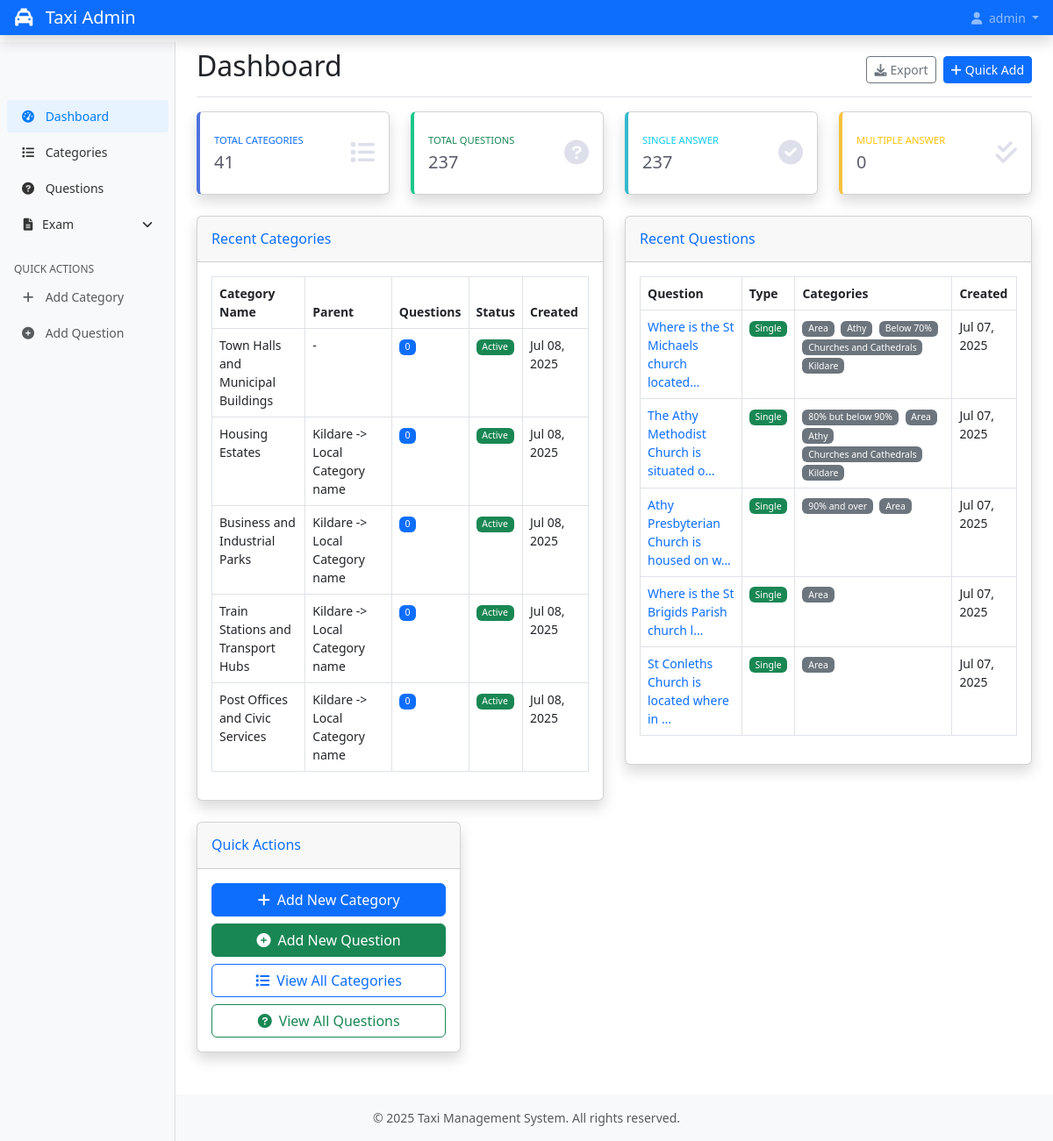
The app's page / (signed in) with its own data.
### taxi/models.py (models this page shows, shortened)
class Category(models.Model):
    name = models.CharField(max_length=100)
    parent = models.ForeignKey('self', on_delete=models.CASCADE, null=True, blank=True, related_name='subcategories')
    description = models.TextField(blank=True, null=True)
    is_active = models.BooleanField(default=True)
    created_at = models.DateTimeField(auto_now_add=True)
    updated_at = models.DateTimeField(auto_now=True)
    class Meta:
        verbose_name_plural = "Categories"
        ordering = ['name']
    def __str__(self):
        if self.parent:
            return f"{self.parent.name} -> {self.name}"
        return self.name
    def get_level(self):
        level = 0
        parent = self.parent
        while parent:
            level += 1
            parent = parent.parent
        return level

class Question(models.Model):
    SINGLE = 'single'
    MULTIPLE = 'multiple'
    QUESTION_TYPES = [
        (SINGLE, 'Single Correct Answer'),
        (MULTIPLE, 'Multiple Correct Answers'),
    ]
    question_text = models.TextField()
    question_type = models.CharField(max_length=10, choices=QUESTION_TYPES, default=SINGLE)
    categories = models.ManyToManyField(Category, related_name='questions')
    created_at = models.DateTimeField(auto_now_add=True)
    updated_at = models.DateTimeField(auto_now=True)
    class Meta:
        ordering = ['-created_at']

### taxi/views.py (the view)
# urls.py: path('', views.dashboard, name='dashboard'),
@login_required
def dashboard(request):
    from django.db.models import Count
    total_categories = Category.objects.count()
    root_categories = Category.objects.filter(parent=None).count()
    sub_categories = Category.objects.exclude(parent=None).count()
    active_categories = Category.objects.filter(is_active=True).count()
    recent_categories = Category.objects.annotate(
        questions_count=Count('questions')
    ).order_by('-created_at')[:5]
    total_questions = Question.objects.count()
    single_questions = Question.objects.filter(question_type='single').count()
    multiple_questions = Question.objects.filter(question_type='multiple').count()
    recent_questions = Question.objects.order_by('-created_at')[:5]
    context = {
        'total_categories': total_categories,
        'root_categories': root_categories,
        'sub_categories': sub_categories,
        'active_categories': active_categories,
        'recent_categories': recent_categories,
        'total_questions': total_questions,
        'single_questions': single_questions,
        'multiple_questions': multiple_questions,
        'recent_questions': recent_questions,
        'all_categories': Category.objects.all().order_by('parent__name', 'name'),  # For modal
    }
    return render(request, 'admin/dashboard.html', context)

### taxi/templatetags/taxi_extras.py (called while the page is built)
@register.filter
def category_indent(level):
    try:
        return "—" * int(level) * 2
    except (ValueError, TypeError):
        return ''

### templates/admin/dashboard.html (shortened to what this page needs)
{% extends 'admin/base.html' %}
{% load static %}
{% block content %}
<div class="d-flex justify-content-between flex-wrap flex-md-nowrap align-items-center pt-3 pb-2 mb-3 border-bottom">
    <h1 class="h2">Dashboard</h1>
    <div class="btn-toolbar mb-2 mb-md-0">
        <div class="btn-group me-2">
            <button type="button" class="btn btn-sm btn-outline-secondary">
                <i class="fas fa-download me-1"></i>Export
            </button>
        </div>
        <button type="button" class="btn btn-sm btn-primary" data-bs-toggle="modal" data-bs-target="#addCategoryModal">
            <i class="fas fa-plus me-1"></i>Quick Add
        </button>
    </div>
</div>
<div class="row">
    <div class="col-xl-3 col-md-6 mb-4">
        <div class="card dashboard-card border-left-primary shadow h-100 py-2">
            <div class="card-body">
                <div class="row no-gutters align-items-center">
                    <div class="col mr-2">
                        <div class="text-xs font-weight-bold text-primary text-uppercase mb-1">
                            Total Categories
                        </div>
                        <div class="h5 mb-0 font-weight-bold text-gray-800">{{ total_categories }}</div>
                    </div>
                    <div class="col-auto">
                        <i class="fas fa-list fa-2x text-gray-300"></i>
                    </div>
                </div>
            </div>
        </div>
    </div>
    <div class="col-xl-3 col-md-6 mb-4">
        <div class="card dashboard-card border-left-success shadow h-100 py-2">
            <div class="card-body">
                <div class="row no-gutters align-items-center">
                    <div class="col mr-2">
                        <div class="text-xs font-weight-bold text-success text-uppercase mb-1">
                            Total Questions
                        </div>
                        <div class="h5 mb-0 font-weight-bold text-gray-800">{{ total_questions }}</div>
                    </div>
                    <div class="col-auto">
                        <i class="fas fa-question-circle fa-2x text-gray-300"></i>
                    </div>
                </div>
            </div>
        </div>
    </div>
    <div class="col-xl-3 col-md-6 mb-4">
        <div class="card dashboard-card border-left-info shadow h-100 py-2">
            <div class="card-body">
                <div class="row no-gutters align-items-center">
                    <div class="col mr-2">
                        <div class="text-xs font-weight-bold text-info text-uppercase mb-1">
                            Single Answer
                        </div>
                        <div class="h5 mb-0 font-weight-bold text-gray-800">{{ single_questions }}</div>
                    </div>
                    <div class="col-auto">
                        <i class="fas fa-check-circle fa-2x text-gray-300"></i>
                    </div>
                </div>
            </div>
        </div>
    </div>
    <div class="col-xl-3 col-md-6 mb-4">
        <div class="card dashboard-card border-left-warning shadow h-100 py-2">
            <div class="card-body">
                <div class="row no-gutters align-items-center">
                    <div class="col mr-2">
                        <div class="text-xs font-weight-bold text-warning text-uppercase mb-1">
                            Multiple Answer
                        </div>
                        <div class="h5 mb-0 font-weight-bold text-gray-800">{{ multiple_questions }}</div>
                    </div>
                    <div class="col-auto">
                        <i class="fas fa-check-double fa-2x text-gray-300"></i>
                    </div>
                </div>
            </div>
        </div>
    </div>
</div>
<div class="row">
    <div class="col-lg-6">
        <div class="card shadow mb-4">
            <div class="card-header py-3">
                <h6 class="m-0 font-weight-bold text-primary">Recent Categories</h6>
            </div>
            <div class="card-body">
                <div class="table-responsive">
                    <table class="table table-bordered" width="100%" cellspacing="0">
                        <thead>
                            <tr>
                                <th>Category Name</th>
                                <th>Parent</th>
                                <th>Questions</th>
                                <th>Status</th>
                                <th>Created</th>
                            </tr>
                        </thead>
                        <tbody>
                            {% for category in recent_categories %}
                            <tr>
                                <td>{{ category.name }}</td>
                                <td>{{ category.parent|default:"-" }}</td>
                                <td>
                                    <span class="badge bg-primary">{{ category.questions_count }}</span>
                                </td>
                                <td>
                                    {% if category.is_active %}
                                        <span class="badge bg-success">Active</span>
                                    {% else %}
                                        <span class="badge bg-secondary">Inactive</span>
                                    {% endif %}
                                </td>
                                <td>{{ category.created_at|date:"M d, Y" }}</td>
                            </tr>
                            {% empty %}
                            <tr>
                                <td colspan="5" class="text-center text-muted">No categories found</td>
                            </tr>
                            {% endfor %}
                        </tbody>
                    </table>
                </div>
            </div>
        </div>
    </div>
    <div class="col-lg-6">
        <div class="card shadow mb-4">
            <div class="card-header py-3">
                <h6 class="m-0 font-weight-bold text-primary">Recent Questions</h6>
            </div>
            <div class="card-body">
                <div class="table-responsive">
                    <table class="table table-bordered" width="100%" cellspacing="0">
                        <thead>
                            <tr>
                                <th>Question</th>
                                <th>Type</th>
                                <th>Categories</th>
                                <th>Created</th>
                            </tr>
                        </thead>
                        <tbody>
                            {% for question in recent_questions %}
                            <tr>
                                <td>
                                    <a href="{% url 'question_detail' question.id %}" class="text-decoration-none">
                                        {{ question.question_text|truncatechars:40 }}
                                    </a>
                                </td>
                                <td>
                                    {% if question.question_type == 'single' %}
                                        <span class="badge bg-success">Single</span>
                                    {% else %}
                                        <span class="badge bg-info">Multiple</span>
                                    {% endif %}
                                </td>
                                <td>
                                    {% for category in question.categories.all %}
                                        <span class="badge bg-secondary me-1">{{ category.name }}</span>
                                    {% empty %}
                                        <span class="text-muted">-</span>
                                    {% endfor %}
                                </td>
                                <td>{{ question.created_at|date:"M d, Y" }}</td>
                            </tr>
                            {% empty %}
                            <tr>
                                <td colspan="4" class="text-center text-muted">No questions found</td>
                            </tr>
                            {% endfor %}
                        </tbody>
                    </table>
                </div>
            </div>
        </div>
    </div>
</div>
<div class="row">
    <div class="col-lg-4">
        <div class="card shadow mb-4">
            <div class="card-header py-3">
                <h6 class="m-0 font-weight-bold text-primary">Quick Actions</h6>
            </div>
            <div class="card-body">
                <div class="d-grid gap-2">
                    <button class="btn btn-primary" data-bs-toggle="modal" data-bs-target="#addCategoryModal">
                        <i class="fas fa-plus me-2"></i>Add New Category
                    </button>
                    <a href="{% url 'question_create' %}" class="btn btn-success">
                        <i class="fas fa-plus-circle me-2"></i>Add New Question
                    </a>
                    <a href="{% url 'category_list' %}" class="btn btn-outline-primary">
                        <i class="fas fa-list me-2"></i>View All Categories
                    </a>
                    <a href="{% url 'question_list' %}" class="btn btn-outline-success">
                        <i class="fas fa-question-circle me-2"></i>View All Questions
                    </a>
                </div>
            </div>
        </div>
    </div>
</div>
{% endblock %}

### templates/admin/header.html (shortened to what this page needs)
{% load static %}
<header class="navbar navbar-dark sticky-top bg-primary flex-md-nowrap p-0 shadow">
    <a class="navbar-brand col-md-3 col-lg-2 me-0 px-3" href="{% url 'dashboard' %}">
        <i class="fas fa-taxi me-2"></i>
        Taxi Admin
    </a>
    <div class="navbar-nav">
        <div class="nav-item text-nowrap">
            {% if user.is_authenticated %}
                <div class="dropdown">
                    <a class="nav-link px-3 dropdown-toggle" href="#" role="button" data-bs-toggle="dropdown" aria-expanded="false">
                        <i class="fas fa-user me-1"></i>
                        {{ user.username }}
                    </a>
                </div>
            {% endif %}
        </div>
    </div>
</header>

### static/css/admin.css (style rules this page uses)
body { font-size: 0.875rem; }
.dashboard-card { transition: transform 0.2s; }
.badge { font-weight: normal; }

### templates/admin/dashboard.html (style rules this page uses)
.border-left-primary { border-left: 0.25rem solid #4e73df !important; }
.border-left-success { border-left: 0.25rem solid #1cc88a !important; }
.border-left-info { border-left: 0.25rem solid #36b9cc !important; }
.border-left-warning { border-left: 0.25rem solid #f6c23e !important; }
.text-xs { font-size: 0.7rem; }
.text-gray-300 { color: #dddfeb !important; }
.text-gray-800 { color: #5a5c69 !important; }

### records on screen
Category: name "Town Halls and Municipal Buildings", parent "-", questions_count "0", is_active "Active", created_at "Jul 08, 2025"
Category: name "Housing Estates", parent "Kildare -> Local Category name", questions_count "0", is_active "Active", created_at "Jul 08, 2025"
Category: name "Business and Industrial Parks", parent "Kildare -> Local Category name", questions_count "0", is_active "Active", created_at "Jul 08, 2025"
Category: name "Train Stations and Transport Hubs", parent "Kildare -> Local Category name", questions_count "0", is_active "Active", created_at "Jul 08, 2025"
Category: name "Post Offices and Civic Services", parent "Kildare -> Local Category name", questions_count "0", is_active "Active", created_at "Jul 08, 2025"
Question: question_text "Where is the St Michaels church located…", question_type "Single", created_at "Jul 07, 2025"
Category: name "Area"
Category: name "Athy"
Category: name "Below 70%"
Category: name "Churches and Cathedrals"
Category: name "Kildare"
Question: question_text "The Athy Methodist Church is situated o…", question_type "Single", created_at "Jul 07, 2025"
Category: name "80% but below 90%"
Question: question_text "Athy Presbyterian Church is housed on w…", question_type "Single", created_at "Jul 07, 2025"
Category: name "90% and over"
Question: question_text "Where is the St Brigids Parish church l…", question_type "Single", created_at "Jul 07, 2025"
Question: question_text "St Conleths Church is located where in …", question_type "Single", created_at "Jul 07, 2025"

### other values on screen
{{ user.username }} "admin"
{{ total_categories }} "41"
{{ total_questions }} "237"
{{ single_questions }} "237"
{{ multiple_questions }} "0"
